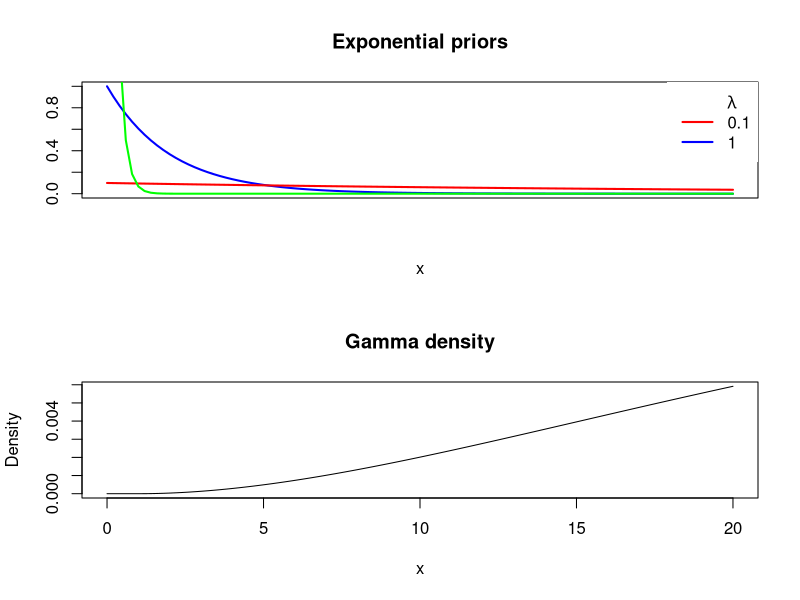
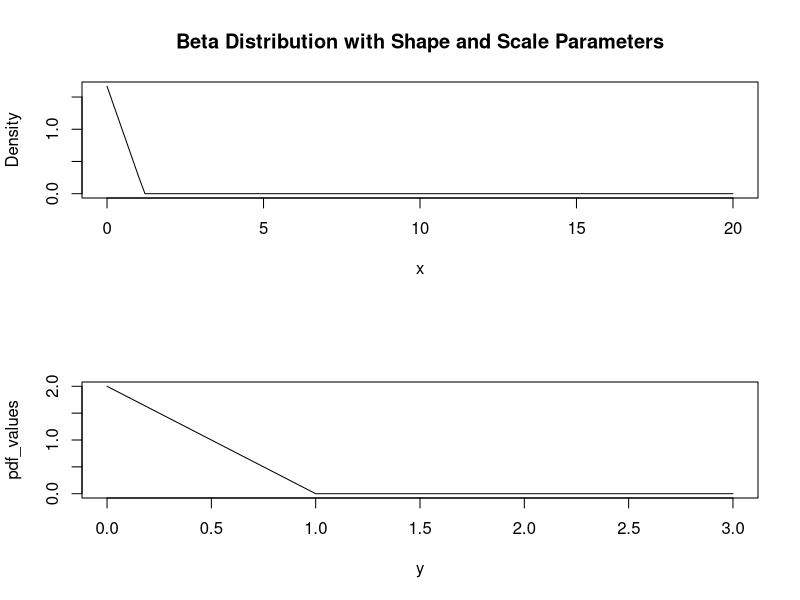
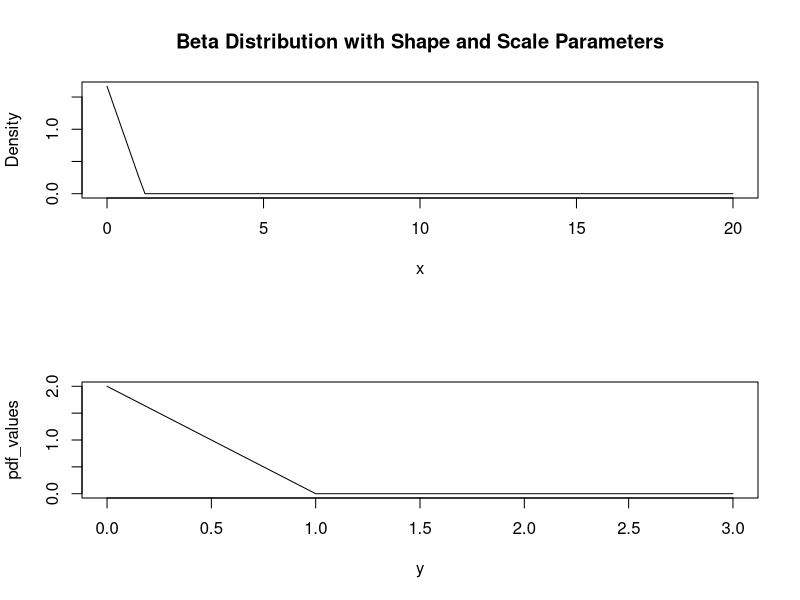

The R source for these figures, in order: (Note: this script raises an error after producing the figures.)
#INSPECT PRIOR PLOTS
par(mfrow = c(2,1))
#EXP
# Grid of X-axis values
x <- seq(0, 10, 0.1)

# lambda = 0.1
rate_1 = 1
rate_2 = 0.1
rate_3 = 10
plot(x, dexp(x, rate = rate_1), type = "l", ylab = "", lwd = 2, col = "blue",
     main = 'Exponential priors', xaxt = "n", xlim = c(0,10))
# lambda = 1
lines(x, dexp(x, rate = rate_2), col = "red", lty = 1, lwd = 2)
lines(x, dexp(x, rate = rate_3), col = "green", lty = 1, lwd = 2)

# Adding a legend
legend("topright", c(expression(paste(, lambda)), "0.1", "1"),
       lty = c(0, 1, 1), col = c("blue", "red"), box.lty = 0, lwd = 2)

#GAMMA
shape <- 2; scale = 0.25
shape = 3; scale = 3

mean <- 1.6 #1.6
mean = 8
scale <- shape * mean

# Generate x-values for the plot
x <- seq(0, 20, length = 100)
pdf_values <- dgamma(x-1, shape = shape, scale = scale)
plot(x, pdf_values, type = "l", xlab = "x",
     ylab = "Density", main = 'Gamma density')


#******************
#BETA PRIOR
pdf_values <- dbeta(x/1.2, 1, 2)/1.2
plot(x, pdf_values, type = "l", xlab = "x", ylab = "Density", main = "Beta Distribution with Shape and Scale Parameters")

y = seq(0,3, length = 100)
pdf_values <- dbeta(y, 1, 2)
plot(y, pdf_values, type = 'l')


#******************
#BETA PRIOR (FOR A)
pdf_values <- dbeta(x/1.2, 1, 2)/1.2
plot(x, pdf_values, type = "l", xlab = "x", ylab = "Density", main = "Beta Distribution with Shape and Scale Parameters")

y = seq(0,3, length = 100)
pdf_values <- dbeta(y, 1, 2)
plot(y, pdf_values, type = 'l')


#OTHER

beta = r0*(1 - alpha_prop)/gamma #New rate = alphaX*r0

while(alpha_dash < 0 || alpha_dash > 1){
  
  if (alpha_dash > 1){ #keep alpha between 0 and 1 
    alpha_dash = 2 - alpha_dash
  }
  alpha_dash = abs(alpha_dash) 
}

alpha = alpha_prop*r0 #alphaX is now the rate
